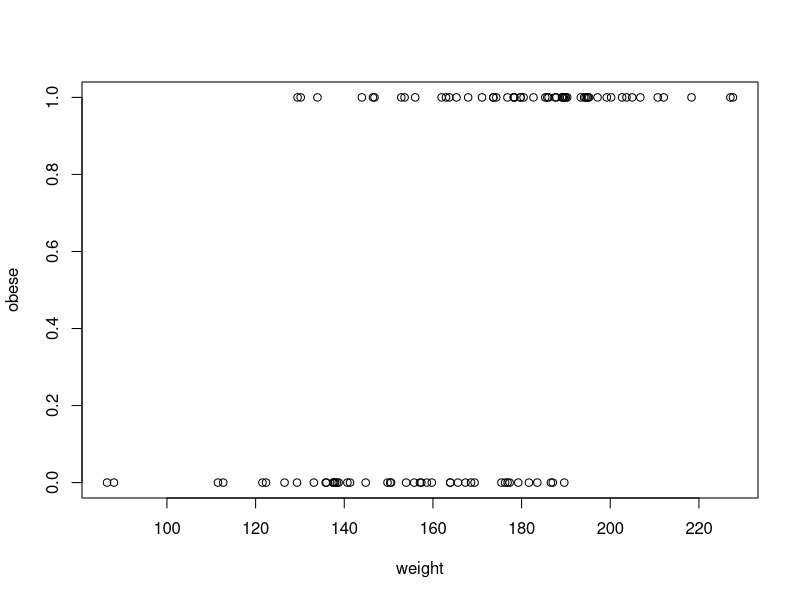

This figure's R source: (Note: this script raises an error after producing the figure.)
library(pROC)
library(randomForest)

set.seed(420)

num.samples <- 100

weight <- sort(rnorm(n=num.samples,mean=172,sd=29))

obese <- ifelse(test = (runif(n=num.samples) < (rank(weight)/100)), yes=1, no=0)
obese
plot(x=weight,y=obese)
glm.fit=glm.fit(obese~weight,family = binomial)
line(weight, glm.fit$fitted.values)
